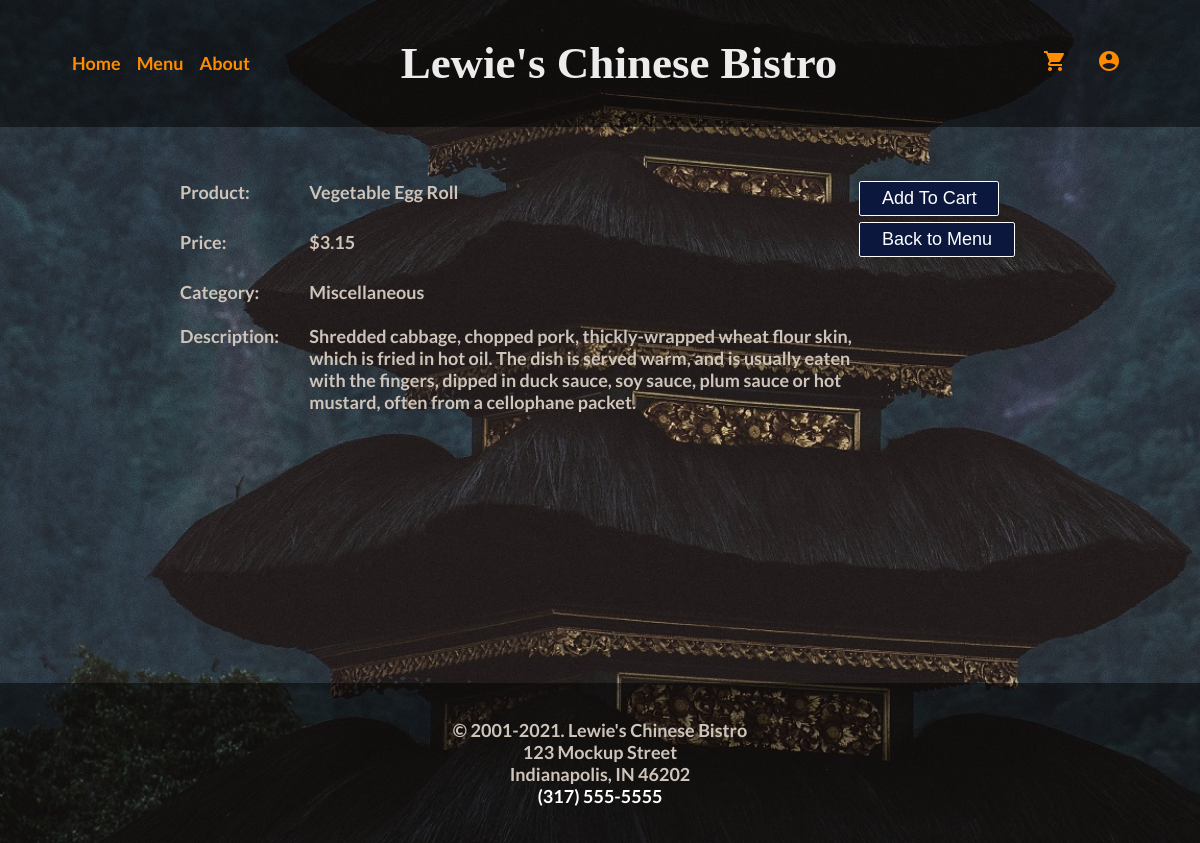
The app's page /itemDetails.php?id=2 with its own data.
### tables this page shows
CREATE TABLE `menu_items` (
  `Item_id` int(11) NOT NULL,
  `Product_name` varchar(50) NOT NULL,
  `Category_id` varchar(3) NOT NULL,
  `Price` float NOT NULL,
  `Description` varchar(250) NOT NULL
);

### includes/database.php (called while the page is built, shortened)
<?php
$tblMenu        = "menu_items";
?>

### itemDetails.php (the view, shortened to what this page needs)
<?php
require_once('includes/header.php');
require_once('includes/database.php');
$id = filter_input(INPUT_GET, "id", FILTER_SANITIZE_NUMBER_INT);
$sql = "SELECT *
        FROM $tblMenu
        WHERE Item_id = $id";
$query = $conn -> query($sql);
$row = $query -> fetch_assoc();
?>
<div class="container">
    <div class="menuDetails">
        <div class="label">
            <div class="col1">Product:</div>
            <div class="col2">Price:</div>
            <div class="col3">Category:</div>
            <br>
            <div class="col4">Description:</div>
        </div>
        <div class="content">
            <div class="col1"><?= $row['Product_name'] ?></div>
            <div class="col2">$<?= $row['Price'] ?></div>
            <?php if($row['Category_id'] == 's'){?>
                <div class="col3">Soup</div><?php
            }elseif($row['Category_id'] == 'ent'){?>
                <div class="col3"Entree></div>
            <?php}elseif($row['Category_id'] == 'a'){?>
                <div class="col3"Appetizer></div>
            <?php }else{?>
                <div class="col3">Miscellaneous</div>
            <?php } ?>
            <br>
            <div class="col4"><?= $row['Description'] ?></div>
        </div
    </div>
        <div>
            <input type="button"
                   onclick="window.location.href='addtocart.php?id=<?= $id ?>'"
                   value="Add To Cart">
            <input type="button"
                   onclick="window.location.href='listMenu.php'"
                   value="Back to Menu">
        </div>
    </div>
</div>
    <?php
    require_once('includes/footer.php');
    ?>

### css/main.css (style rules this page uses)
body { background-image: url("../images/home_1440.jpg"); background-attachment: fixed; background-size: cover; font-family: "lato", sans-serif; font-size: large; color: #cec4ba; font-weight: bold; margin: 0; }
.menuItems .col3, .col4 { width: 8rem; }
.menuDetails { display: flex; margin: 3em auto; width: 70%; }
.menuDetails .col1 { width: auto; }
.menuDetails .col1, .menuDetails .col2, .menuDetails .col3 { width: auto; padding-right: 50px; }
.menuDetails .col1 { height: 50px; }
.menuDetails .col2 { height: 50px; }
.menuDetails .label div { font-weight: bold; }
.menuDetails .content div { width: auto; }
input[type=button], input[type=submit] { display:inline-block; padding:0.35em 1.2em; border:0.1em solid #FFFFFF; margin:0 0.3em 0.3em 0; border-radius:0.12em; box-sizing: border-box; text-decoration:none; color:#FFFFFF; background-color: #0b173d; text-align:center; transition: all 0.2s; font-size: large; }

### records on screen
menu_items: Product_name "Vegetable Egg Roll", Price "3.15", Description "Shredded cabbage, chopped pork, thickly-wrapped wheat flour skin, which is fried in hot oil. The dish is served warm, and is usually eaten with the fingers, dipped in duck sauce, soy sauce, plum sauce or hot mustard, often from a cellophane packet."
